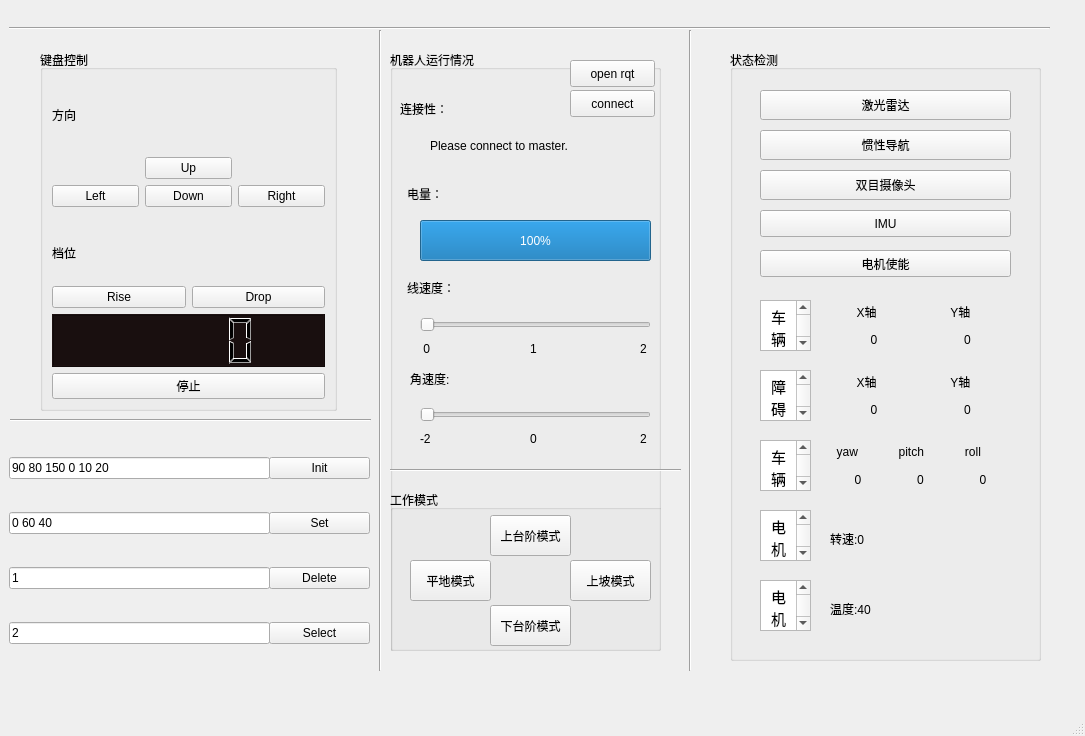
<?xml version="1.0" encoding="UTF-8"?>
<ui version="4.0">
 <class>MainWindow</class>
 <widget class="QMainWindow" name="MainWindow">
  <property name="geometry">
   <rect>
    <x>0</x>
    <y>0</y>
    <width>1085</width>
    <height>736</height>
   </rect>
  </property>
  <property name="windowTitle">
   <string>MainWindow</string>
  </property>
  <widget class="QWidget" name="centralwidget">
   <widget class="Line" name="line_2">
    <property name="geometry">
     <rect>
      <x>9</x>
      <y>20</y>
      <width>1041</width>
      <height>16</height>
     </rect>
    </property>
    <property name="orientation">
     <enum>Qt::Horizontal</enum>
    </property>
   </widget>
   <widget class="QGroupBox" name="gb_keyctrl">
    <property name="geometry">
     <rect>
      <x>40</x>
      <y>50</y>
      <width>297</width>
      <height>361</height>
     </rect>
    </property>
    <property name="title">
     <string>键盘控制 </string>
    </property>
    <layout class="QVBoxLayout" name="verticalLayout_3">
     <item>
      <layout class="QVBoxLayout" name="verticalLayout">
       <item>
        <widget class="QLabel" name="label_5">
         <property name="text">
          <string>方向</string>
         </property>
        </widget>
       </item>
       <item>
        <layout class="QGridLayout" name="gridLayout_2">
         <item row="1" column="1">
          <widget class="QPushButton" name="pushButton_DOWN">
           <property name="text">
            <string>Down</string>
           </property>
          </widget>
         </item>
         <item row="0" column="1">
          <widget class="QPushButton" name="pushButton_UP">
           <property name="text">
            <string>Up</string>
           </property>
          </widget>
         </item>
         <item row="1" column="0">
          <widget class="QPushButton" name="pushButton_LEFT">
           <property name="text">
            <string>Left</string>
           </property>
          </widget>
         </item>
         <item row="1" column="2">
          <widget class="QPushButton" name="pushButton_RIGHT">
           <property name="text">
            <string>Right</string>
           </property>
          </widget>
         </item>
        </layout>
       </item>
       <item>
        <spacer name="horizontalSpacer">
         <property name="orientation">
          <enum>Qt::Horizontal</enum>
         </property>
         <property name="sizeHint" stdset="0">
          <size>
           <width>40</width>
           <height>13</height>
          </size>
         </property>
        </spacer>
       </item>
      </layout>
     </item>
     <item>
      <layout class="QVBoxLayout" name="verticalLayout_6">
       <item>
        <widget class="QLabel" name="label_21">
         <property name="text">
          <string>档位</string>
         </property>
        </widget>
       </item>
       <item>
        <layout class="QHBoxLayout" name="horizontalLayout_3">
         <item>
          <widget class="QPushButton" name="GearRise">
           <property name="text">
            <string>Rise</string>
           </property>
          </widget>
         </item>
         <item>
          <widget class="QPushButton" name="GearDrop">
           <property name="text">
            <string>Drop</string>
           </property>
          </widget>
         </item>
        </layout>
       </item>
       <item>
        <widget class="QLCDNumber" name="GearNumber">
         <property name="styleSheet">
          <string notr="true">background-color: rgb(25, 15, 15);
font: 11pt &quot;Mukti Narrow&quot;;</string>
         </property>
        </widget>
       </item>
      </layout>
     </item>
     <item>
      <widget class="QPushButton" name="brake">
       <property name="styleSheet">
        <string notr="true">border-color: rgb(242, 44, 7);</string>
       </property>
       <property name="text">
        <string>停止</string>
       </property>
      </widget>
     </item>
    </layout>
   </widget>
   <widget class="Line" name="line">
    <property name="geometry">
     <rect>
      <x>370</x>
      <y>30</y>
      <width>20</width>
      <height>641</height>
     </rect>
    </property>
    <property name="orientation">
     <enum>Qt::Vertical</enum>
    </property>
   </widget>
   <widget class="Line" name="line_3">
    <property name="geometry">
     <rect>
      <x>10</x>
      <y>410</y>
      <width>361</width>
      <height>20</height>
     </rect>
    </property>
    <property name="orientation">
     <enum>Qt::Horizontal</enum>
    </property>
   </widget>
   <widget class="QGroupBox" name="groupBox_2">
    <property name="geometry">
     <rect>
      <x>730</x>
      <y>50</y>
      <width>311</width>
      <height>611</height>
     </rect>
    </property>
    <property name="title">
     <string>状态检测</string>
    </property>
    <widget class="QWidget" name="layoutWidget">
     <property name="geometry">
      <rect>
       <x>100</x>
       <y>250</y>
       <width>181</width>
       <height>51</height>
      </rect>
     </property>
     <layout class="QGridLayout" name="gridLayout">
      <item row="0" column="0">
       <widget class="QLabel" name="label_7">
        <property name="text">
         <string>        X轴</string>
        </property>
       </widget>
      </item>
      <item row="0" column="1">
       <widget class="QLabel" name="label_8">
        <property name="text">
         <string>        Y轴</string>
        </property>
       </widget>
      </item>
      <item row="1" column="0">
       <widget class="QLabel" name="label_11">
        <property name="text">
         <string>&lt;html&gt;&lt;head/&gt;&lt;body&gt;&lt;p align=&quot;center&quot;&gt;0&lt;/p&gt;&lt;/body&gt;&lt;/html&gt;</string>
        </property>
       </widget>
      </item>
      <item row="1" column="1">
       <widget class="QLabel" name="label_14">
        <property name="text">
         <string>&lt;html&gt;&lt;head/&gt;&lt;body&gt;&lt;p align=&quot;center&quot;&gt;0&lt;/p&gt;&lt;/body&gt;&lt;/html&gt;</string>
        </property>
       </widget>
      </item>
     </layout>
    </widget>
    <widget class="QTextEdit" name="textEdit">
     <property name="geometry">
      <rect>
       <x>30</x>
       <y>250</y>
       <width>51</width>
       <height>51</height>
      </rect>
     </property>
     <property name="html">
      <string>&lt;!DOCTYPE HTML PUBLIC &quot;-//W3C//DTD HTML 4.0//EN&quot; &quot;http://www.w3.org/TR/REC-html40/strict.dtd&quot;&gt;
&lt;html&gt;&lt;head&gt;&lt;meta name=&quot;qrichtext&quot; content=&quot;1&quot; /&gt;&lt;style type=&quot;text/css&quot;&gt;
p, li { white-space: pre-wrap; }
&lt;/style&gt;&lt;/head&gt;&lt;body style=&quot; font-family:'Ubuntu'; font-size:11pt; font-weight:400; font-style:normal;&quot;&gt;
&lt;p align=&quot;center&quot; style=&quot; margin-top:0px; margin-bottom:0px; margin-left:0px; margin-right:0px; -qt-block-indent:0; text-indent:0px;&quot;&gt;车辆坐标&lt;/p&gt;&lt;/body&gt;&lt;/html&gt;</string>
     </property>
    </widget>
    <widget class="QTextEdit" name="textEdit_2">
     <property name="geometry">
      <rect>
       <x>30</x>
       <y>320</y>
       <width>51</width>
       <height>51</height>
      </rect>
     </property>
     <property name="html">
      <string>&lt;!DOCTYPE HTML PUBLIC &quot;-//W3C//DTD HTML 4.0//EN&quot; &quot;http://www.w3.org/TR/REC-html40/strict.dtd&quot;&gt;
&lt;html&gt;&lt;head&gt;&lt;meta name=&quot;qrichtext&quot; content=&quot;1&quot; /&gt;&lt;style type=&quot;text/css&quot;&gt;
p, li { white-space: pre-wrap; }
&lt;/style&gt;&lt;/head&gt;&lt;body style=&quot; font-family:'Ubuntu'; font-size:11pt; font-weight:400; font-style:normal;&quot;&gt;
&lt;p align=&quot;center&quot; style=&quot; margin-top:0px; margin-bottom:0px; margin-left:0px; margin-right:0px; -qt-block-indent:0; text-indent:0px;&quot;&gt;障碍坐标&lt;/p&gt;&lt;/body&gt;&lt;/html&gt;</string>
     </property>
    </widget>
    <widget class="QWidget" name="layoutWidget">
     <property name="geometry">
      <rect>
       <x>100</x>
       <y>320</y>
       <width>181</width>
       <height>51</height>
      </rect>
     </property>
     <layout class="QGridLayout" name="gridLayout_3">
      <item row="0" column="0">
       <widget class="QLabel" name="label_9">
        <property name="text">
         <string>        X轴</string>
        </property>
       </widget>
      </item>
      <item row="0" column="1">
       <widget class="QLabel" name="label_10">
        <property name="text">
         <string>        Y轴</string>
        </property>
       </widget>
      </item>
      <item row="1" column="0">
       <widget class="QLabel" name="label_12">
        <property name="text">
         <string>&lt;html&gt;&lt;head/&gt;&lt;body&gt;&lt;p align=&quot;center&quot;&gt;0&lt;/p&gt;&lt;/body&gt;&lt;/html&gt;</string>
        </property>
       </widget>
      </item>
      <item row="1" column="1">
       <widget class="QLabel" name="label_15">
        <property name="text">
         <string>&lt;html&gt;&lt;head/&gt;&lt;body&gt;&lt;p align=&quot;center&quot;&gt;0&lt;/p&gt;&lt;/body&gt;&lt;/html&gt;</string>
        </property>
       </widget>
      </item>
     </layout>
    </widget>
    <widget class="QPushButton" name="KinectButton">
     <property name="geometry">
      <rect>
       <x>30</x>
       <y>120</y>
       <width>251</width>
       <height>30</height>
      </rect>
     </property>
     <property name="text">
      <string>双目摄像头</string>
     </property>
    </widget>
    <widget class="QPushButton" name="NavserialButton">
     <property name="geometry">
      <rect>
       <x>30</x>
       <y>80</y>
       <width>251</width>
       <height>30</height>
      </rect>
     </property>
     <property name="text">
      <string>惯性导航</string>
     </property>
    </widget>
    <widget class="QPushButton" name="ImuButton">
     <property name="geometry">
      <rect>
       <x>30</x>
       <y>160</y>
       <width>251</width>
       <height>27</height>
      </rect>
     </property>
     <property name="text">
      <string>IMU</string>
     </property>
    </widget>
    <widget class="QTextEdit" name="textEdit_3">
     <property name="geometry">
      <rect>
       <x>30</x>
       <y>390</y>
       <width>51</width>
       <height>51</height>
      </rect>
     </property>
     <property name="html">
      <string>&lt;!DOCTYPE HTML PUBLIC &quot;-//W3C//DTD HTML 4.0//EN&quot; &quot;http://www.w3.org/TR/REC-html40/strict.dtd&quot;&gt;
&lt;html&gt;&lt;head&gt;&lt;meta name=&quot;qrichtext&quot; content=&quot;1&quot; /&gt;&lt;style type=&quot;text/css&quot;&gt;
p, li { white-space: pre-wrap; }
&lt;/style&gt;&lt;/head&gt;&lt;body style=&quot; font-family:'Ubuntu'; font-size:11pt; font-weight:400; font-style:normal;&quot;&gt;
&lt;p align=&quot;center&quot; style=&quot; margin-top:0px; margin-bottom:0px; margin-left:0px; margin-right:0px; -qt-block-indent:0; text-indent:0px;&quot;&gt;车辆姿态&lt;/p&gt;&lt;/body&gt;&lt;/html&gt;</string>
     </property>
    </widget>
    <widget class="QPushButton" name="laserlight">
     <property name="geometry">
      <rect>
       <x>30</x>
       <y>40</y>
       <width>251</width>
       <height>30</height>
      </rect>
     </property>
     <property name="text">
      <string>激光雷达</string>
     </property>
    </widget>
    <widget class="QWidget" name="layoutWidget">
     <property name="geometry">
      <rect>
       <x>100</x>
       <y>390</y>
       <width>181</width>
       <height>51</height>
      </rect>
     </property>
     <layout class="QGridLayout" name="gridLayout_4">
      <item row="0" column="0">
       <widget class="QLabel" name="label_13">
        <property name="text">
         <string>  yaw</string>
        </property>
       </widget>
      </item>
      <item row="0" column="1">
       <widget class="QLabel" name="label_16">
        <property name="text">
         <string>  pitch</string>
        </property>
       </widget>
      </item>
      <item row="0" column="2">
       <widget class="QLabel" name="label_17">
        <property name="text">
         <string>   roll</string>
        </property>
       </widget>
      </item>
      <item row="1" column="0">
       <widget class="QLabel" name="label_19">
        <property name="text">
         <string>&lt;html&gt;&lt;head/&gt;&lt;body&gt;&lt;p align=&quot;center&quot;&gt;0&lt;/p&gt;&lt;/body&gt;&lt;/html&gt;</string>
        </property>
       </widget>
      </item>
      <item row="1" column="2">
       <widget class="QLabel" name="label_18">
        <property name="text">
         <string>&lt;html&gt;&lt;head/&gt;&lt;body&gt;&lt;p align=&quot;center&quot;&gt;0&lt;/p&gt;&lt;/body&gt;&lt;/html&gt;</string>
        </property>
       </widget>
      </item>
      <item row="1" column="1">
       <widget class="QLabel" name="label_20">
        <property name="text">
         <string>&lt;html&gt;&lt;head/&gt;&lt;body&gt;&lt;p align=&quot;center&quot;&gt;0&lt;/p&gt;&lt;/body&gt;&lt;/html&gt;</string>
        </property>
       </widget>
      </item>
     </layout>
    </widget>
    <widget class="QPushButton" name="MotorButton">
     <property name="geometry">
      <rect>
       <x>30</x>
       <y>200</y>
       <width>251</width>
       <height>27</height>
      </rect>
     </property>
     <property name="text">
      <string>电机使能</string>
     </property>
    </widget>
    <widget class="QTextEdit" name="textEdit_4">
     <property name="geometry">
      <rect>
       <x>30</x>
       <y>460</y>
       <width>51</width>
       <height>51</height>
      </rect>
     </property>
     <property name="html">
      <string>&lt;!DOCTYPE HTML PUBLIC &quot;-//W3C//DTD HTML 4.0//EN&quot; &quot;http://www.w3.org/TR/REC-html40/strict.dtd&quot;&gt;
&lt;html&gt;&lt;head&gt;&lt;meta name=&quot;qrichtext&quot; content=&quot;1&quot; /&gt;&lt;style type=&quot;text/css&quot;&gt;
p, li { white-space: pre-wrap; }
&lt;/style&gt;&lt;/head&gt;&lt;body style=&quot; font-family:'Ubuntu'; font-size:11pt; font-weight:400; font-style:normal;&quot;&gt;
&lt;p align=&quot;center&quot; style=&quot; margin-top:0px; margin-bottom:0px; margin-left:0px; margin-right:0px; -qt-block-indent:0; text-indent:0px;&quot;&gt;电机转速&lt;/p&gt;&lt;/body&gt;&lt;/html&gt;</string>
     </property>
    </widget>
    <widget class="QTextEdit" name="textEdit_5">
     <property name="geometry">
      <rect>
       <x>30</x>
       <y>530</y>
       <width>51</width>
       <height>51</height>
      </rect>
     </property>
     <property name="html">
      <string>&lt;!DOCTYPE HTML PUBLIC &quot;-//W3C//DTD HTML 4.0//EN&quot; &quot;http://www.w3.org/TR/REC-html40/strict.dtd&quot;&gt;
&lt;html&gt;&lt;head&gt;&lt;meta name=&quot;qrichtext&quot; content=&quot;1&quot; /&gt;&lt;style type=&quot;text/css&quot;&gt;
p, li { white-space: pre-wrap; }
&lt;/style&gt;&lt;/head&gt;&lt;body style=&quot; font-family:'Ubuntu'; font-size:11pt; font-weight:400; font-style:normal;&quot;&gt;
&lt;p align=&quot;center&quot; style=&quot; margin-top:0px; margin-bottom:0px; margin-left:0px; margin-right:0px; -qt-block-indent:0; text-indent:0px;&quot;&gt;电机温度&lt;/p&gt;&lt;/body&gt;&lt;/html&gt;</string>
     </property>
    </widget>
    <widget class="QLabel" name="label_28">
     <property name="geometry">
      <rect>
       <x>100</x>
       <y>480</y>
       <width>121</width>
       <height>17</height>
      </rect>
     </property>
     <property name="text">
      <string>转速:0</string>
     </property>
    </widget>
    <widget class="QLabel" name="label_29">
     <property name="geometry">
      <rect>
       <x>100</x>
       <y>550</y>
       <width>111</width>
       <height>17</height>
      </rect>
     </property>
     <property name="text">
      <string>温度:40</string>
     </property>
    </widget>
   </widget>
   <widget class="Line" name="line_4">
    <property name="geometry">
     <rect>
      <x>680</x>
      <y>30</y>
      <width>20</width>
      <height>641</height>
     </rect>
    </property>
    <property name="orientation">
     <enum>Qt::Vertical</enum>
    </property>
   </widget>
   <widget class="QGroupBox" name="gb_robotstatus">
    <property name="geometry">
     <rect>
      <x>390</x>
      <y>50</y>
      <width>271</width>
      <height>601</height>
     </rect>
    </property>
    <property name="title">
     <string>机器人运行情况</string>
    </property>
    <widget class="QLabel" name="label_b">
     <property name="geometry">
      <rect>
       <x>17</x>
       <y>135</y>
       <width>59</width>
       <height>18</height>
      </rect>
     </property>
     <property name="styleSheet">
      <string notr="true">font: 75 11pt &quot;DejaVu Sans&quot;;</string>
     </property>
     <property name="text">
      <string>电量：</string>
     </property>
    </widget>
    <widget class="QProgressBar" name="progressBar">
     <property name="geometry">
      <rect>
       <x>30</x>
       <y>170</y>
       <width>231</width>
       <height>41</height>
      </rect>
     </property>
     <property name="value">
      <number>100</number>
     </property>
    </widget>
    <widget class="QLabel" name="label_v">
     <property name="geometry">
      <rect>
       <x>17</x>
       <y>229</y>
       <width>57</width>
       <height>17</height>
      </rect>
     </property>
     <property name="text">
      <string>线速度：</string>
     </property>
    </widget>
    <widget class="QLabel" name="label_r">
     <property name="geometry">
      <rect>
       <x>20</x>
       <y>320</y>
       <width>66</width>
       <height>18</height>
      </rect>
     </property>
     <property name="styleSheet">
      <string notr="true">font: 75 11pt &quot;DejaVu Sans&quot;;</string>
     </property>
     <property name="text">
      <string>角速度:</string>
     </property>
    </widget>
    <widget class="QSlider" name="sliderAngularVel">
     <property name="geometry">
      <rect>
       <x>30</x>
       <y>350</y>
       <width>231</width>
       <height>29</height>
      </rect>
     </property>
     <property name="minimum">
      <number>0</number>
     </property>
     <property name="maximum">
      <number>100</number>
     </property>
     <property name="orientation">
      <enum>Qt::Horizontal</enum>
     </property>
    </widget>
    <widget class="QSlider" name="sliderLinearVel">
     <property name="geometry">
      <rect>
       <x>30</x>
       <y>260</y>
       <width>231</width>
       <height>29</height>
      </rect>
     </property>
     <property name="minimum">
      <number>0</number>
     </property>
     <property name="maximum">
      <number>100</number>
     </property>
     <property name="orientation">
      <enum>Qt::Horizontal</enum>
     </property>
    </widget>
    <widget class="QLabel" name="label_22">
     <property name="geometry">
      <rect>
       <x>30</x>
       <y>290</y>
       <width>16</width>
       <height>17</height>
      </rect>
     </property>
     <property name="text">
      <string> 0</string>
     </property>
    </widget>
    <widget class="QLabel" name="label_23">
     <property name="geometry">
      <rect>
       <x>140</x>
       <y>290</y>
       <width>16</width>
       <height>17</height>
      </rect>
     </property>
     <property name="text">
      <string>1</string>
     </property>
    </widget>
    <widget class="QLabel" name="label_24">
     <property name="geometry">
      <rect>
       <x>250</x>
       <y>290</y>
       <width>16</width>
       <height>17</height>
      </rect>
     </property>
     <property name="text">
      <string>2</string>
     </property>
    </widget>
    <widget class="QLabel" name="label_25">
     <property name="geometry">
      <rect>
       <x>140</x>
       <y>380</y>
       <width>16</width>
       <height>17</height>
      </rect>
     </property>
     <property name="text">
      <string>0</string>
     </property>
    </widget>
    <widget class="QLabel" name="label_26">
     <property name="geometry">
      <rect>
       <x>250</x>
       <y>380</y>
       <width>16</width>
       <height>17</height>
      </rect>
     </property>
     <property name="text">
      <string>2</string>
     </property>
    </widget>
    <widget class="QLabel" name="label_27">
     <property name="geometry">
      <rect>
       <x>30</x>
       <y>380</y>
       <width>16</width>
       <height>17</height>
      </rect>
     </property>
     <property name="text">
      <string>-2</string>
     </property>
    </widget>
    <widget class="QLabel" name="label">
     <property name="geometry">
      <rect>
       <x>40</x>
       <y>70</y>
       <width>181</width>
       <height>51</height>
      </rect>
     </property>
     <property name="text">
      <string>Please connect to master.</string>
     </property>
    </widget>
    <widget class="QLabel" name="label_2">
     <property name="geometry">
      <rect>
       <x>10</x>
       <y>50</y>
       <width>101</width>
       <height>17</height>
      </rect>
     </property>
     <property name="styleSheet">
      <string notr="true">font: 75 11pt &quot;DejaVu Sans&quot;;</string>
     </property>
     <property name="text">
      <string>连接性：</string>
     </property>
    </widget>
    <widget class="QGroupBox" name="groupBox_3">
     <property name="geometry">
      <rect>
       <x>0</x>
       <y>440</y>
       <width>281</width>
       <height>171</height>
      </rect>
     </property>
     <property name="title">
      <string>工作模式</string>
     </property>
     <widget class="QPushButton" name="Mode_1">
      <property name="geometry">
       <rect>
        <x>100</x>
        <y>25</y>
        <width>81</width>
        <height>41</height>
       </rect>
      </property>
      <property name="text">
       <string>上台阶模式</string>
      </property>
     </widget>
     <widget class="QPushButton" name="Mode_2">
      <property name="geometry">
       <rect>
        <x>180</x>
        <y>70</y>
        <width>81</width>
        <height>41</height>
       </rect>
      </property>
      <property name="text">
       <string>上坡模式</string>
      </property>
     </widget>
     <widget class="QPushButton" name="Mode_3">
      <property name="geometry">
       <rect>
        <x>100</x>
        <y>115</y>
        <width>81</width>
        <height>41</height>
       </rect>
      </property>
      <property name="text">
       <string>下台阶模式</string>
      </property>
     </widget>
     <widget class="QPushButton" name="Mode_4">
      <property name="geometry">
       <rect>
        <x>20</x>
        <y>70</y>
        <width>81</width>
        <height>41</height>
       </rect>
      </property>
      <property name="text">
       <string>平地模式</string>
      </property>
     </widget>
    </widget>
    <widget class="QPushButton" name="pushButton">
     <property name="geometry">
      <rect>
       <x>180</x>
       <y>40</y>
       <width>85</width>
       <height>27</height>
      </rect>
     </property>
     <property name="text">
      <string>connect</string>
     </property>
    </widget>
    <widget class="QPushButton" name="RqtButton">
     <property name="geometry">
      <rect>
       <x>180</x>
       <y>10</y>
       <width>85</width>
       <height>27</height>
      </rect>
     </property>
     <property name="text">
      <string>open rqt</string>
     </property>
    </widget>
   </widget>
   <widget class="Line" name="line_5">
    <property name="geometry">
     <rect>
      <x>390</x>
      <y>460</y>
      <width>291</width>
      <height>20</height>
     </rect>
    </property>
    <property name="orientation">
     <enum>Qt::Horizontal</enum>
    </property>
   </widget>
   <widget class="QWidget" name="verticalLayoutWidget_2">
    <property name="geometry">
     <rect>
      <x>269</x>
      <y>430</y>
      <width>101</width>
      <height>241</height>
     </rect>
    </property>
    <layout class="QVBoxLayout" name="verticalLayout_4">
     <item>
      <widget class="QPushButton" name="pushButton_2">
       <property name="text">
        <string>Init</string>
       </property>
      </widget>
     </item>
     <item>
      <widget class="QPushButton" name="pushButton_3">
       <property name="text">
        <string>Set</string>
       </property>
      </widget>
     </item>
     <item>
      <widget class="QPushButton" name="pushButton_4">
       <property name="text">
        <string>Delete</string>
       </property>
      </widget>
     </item>
     <item>
      <widget class="QPushButton" name="pushButton_5">
       <property name="text">
        <string>Select</string>
       </property>
      </widget>
     </item>
    </layout>
   </widget>
   <widget class="QWidget" name="verticalLayoutWidget">
    <property name="geometry">
     <rect>
      <x>9</x>
      <y>430</y>
      <width>261</width>
      <height>241</height>
     </rect>
    </property>
    <layout class="QVBoxLayout" name="verticalLayout_2">
     <item>
      <widget class="QLineEdit" name="lineEdit_2">
       <property name="text">
        <string>90 80 150 0 10 20</string>
       </property>
      </widget>
     </item>
     <item>
      <widget class="QLineEdit" name="lineEdit">
       <property name="text">
        <string>0 60 40</string>
       </property>
      </widget>
     </item>
     <item>
      <widget class="QLineEdit" name="lineEdit_3">
       <property name="text">
        <string>1</string>
       </property>
      </widget>
     </item>
     <item>
      <widget class="QLineEdit" name="lineEdit_4">
       <property name="text">
        <string>2</string>
       </property>
      </widget>
     </item>
    </layout>
   </widget>
  </widget>
  <widget class="QMenuBar" name="menubar">
   <property name="geometry">
    <rect>
     <x>0</x>
     <y>0</y>
     <width>1085</width>
     <height>25</height>
    </rect>
   </property>
  </widget>
  <widget class="QStatusBar" name="statusbar"/>
 </widget>
 <resources/>
 <connections/>
</ui>
